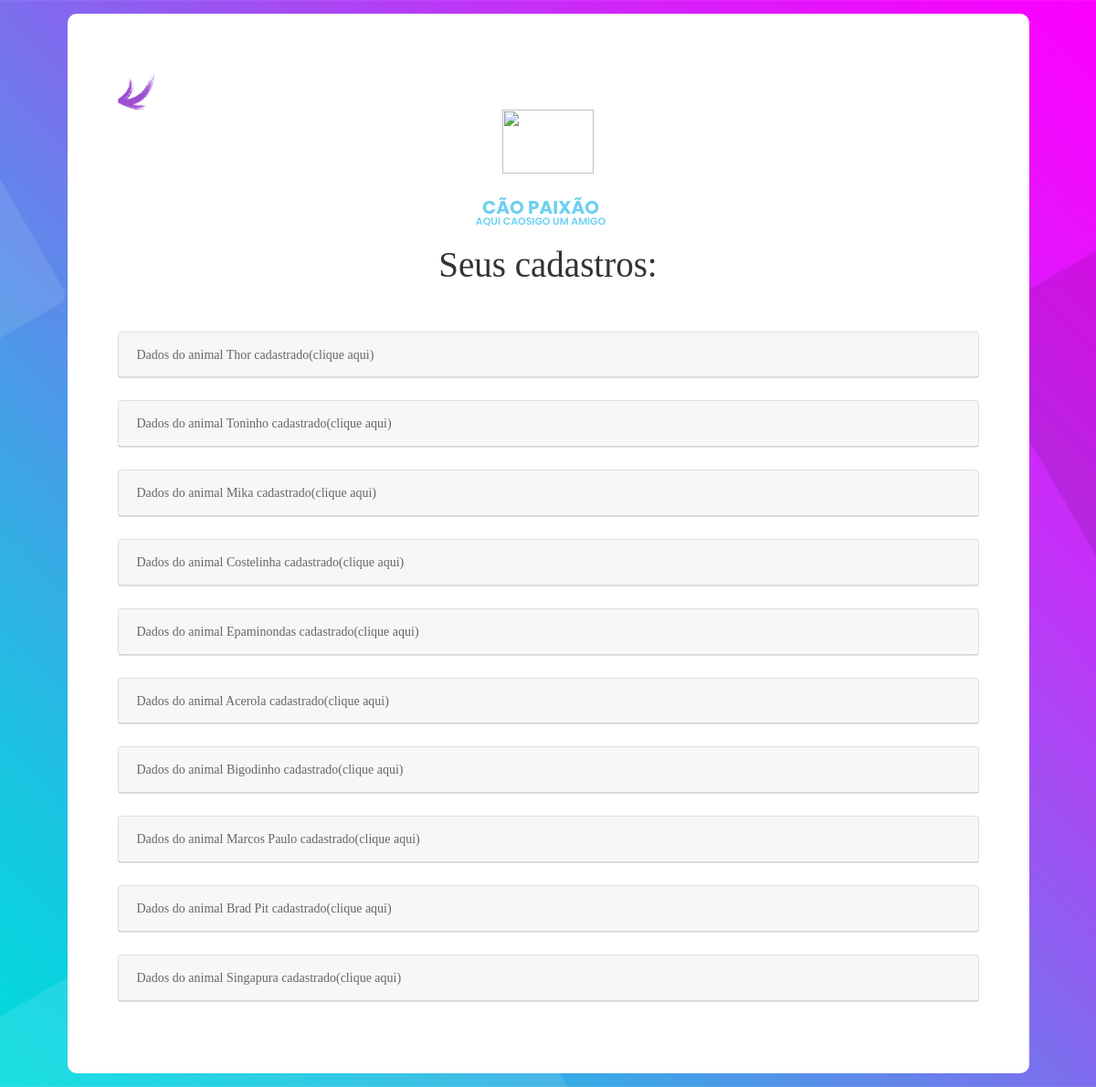
Screenshot of /perfil/seuspets/index.php (signed in) with the database file from the repository.
### tables this page shows
CREATE TABLE `animais` (
  `id_animal` int(11) NOT NULL,
  `nome_animal` varchar(30) DEFAULT NULL,
  `cor` varchar(15) DEFAULT NULL,
  `raca` varchar(25) DEFAULT NULL,
  `idade` varchar(55) DEFAULT NULL,
  `especie` varchar(50) DEFAULT NULL,
  `sexo` varchar(10) DEFAULT NULL,
  `porte` varchar(8) DEFAULT NULL,
  `comentarios` varchar(100) DEFAULT NULL,
  `arquivo` tinytext DEFAULT NULL,
  `datacadastro` text DEFAULT NULL,
  `situacao` int(1) DEFAULT NULL,
  `id_user` int(5) DEFAULT NULL
);

### perfil/seuspets/index.php (the view, shortened to what this page needs)
<?php
	function getAnimal(){
		try{
			include("conexao.php");
			$conn->setAttribute(PDO::ATTR_ERRMODE, PDO::ERRMODE_EXCEPTION);
			$sql = "SELECT * FROM animais WHERE id_user = :id_user";
			$result = $conn->prepare($sql);
			$result->bindValue(":id_user", $_SESSION['sess_id_user']);
			$result->execute();
			if($result->rowCount() >= 1){
				return $result;
			}
		}catch(PDOException $erro){
			echo "Erro ao puxar dados!!!";
		}
	}
	$getAnimal = getAnimal();
?>
<!DOCTYPE html>
<html lang="en">
<head>
	<link rel="stylesheet" href="https://cdnjs.cloudflare.com/ajax/libs/font-awesome/4.7.0/css/font-awesome.min.css">
	<link rel="stylesheet" type="text/css" href="vendor/bootstrap/css/bootstrap.min.css">
	<link rel="stylesheet" type="text/css" href="fonts/font-awesome-4.7.0/css/font-awesome.min.css">
	<link rel="stylesheet" type="text/css" href="fonts/iconic/css/material-design-iconic-font.min.css">
	<link rel="stylesheet" type="text/css" href="vendor/animate/animate.css">
	<link rel="stylesheet" type="text/css" href="vendor/css-hamburgers/hamburgers.min.css">
	<link rel="stylesheet" type="text/css" href="vendor/animsition/css/animsition.min.css">
	<link rel="stylesheet" type="text/css" href="vendor/select2/select2.min.css">
	<link rel="stylesheet" type="text/css" href="vendor/daterangepicker/daterangepicker.css">
	<link rel="stylesheet" type="text/css" href="css/util.css">
	<link rel="stylesheet" type="text/css" href="css/main.css">
	<link rel="stylesheet" href="css/open-iconic-bootstrap.min.css">
	<link rel="stylesheet" href="css/animate.css">
	<link rel="stylesheet" href="css/owl.carousel.min.css">
	<link rel="stylesheet" href="css/owl.theme.default.min.css">
	<link rel="stylesheet" href="css/magnific-popup.css">
	<link rel="stylesheet" href="css/aos.css">
	<link rel="stylesheet" href="css/ionicons.min.css">
	<link rel="stylesheet" href="css/flaticon.css">
	<link rel="stylesheet" href="css/icomoon.css">
</head>
<body>
	<div id="cadastro" class="limiter">
		<div class="container-login100" style="background-image: url('images/bg-01.jpg');">
			<div class="wrap-login100 p-l-55 p-r-55 p-t-65 p-b-54">
					<a href="../index.php"><img src="images/seta.png"
							style="height: 40px;width: 40px; text-align: left;"></a>
					<span class="login100-form-title p-b-20">
						<img width="100px" height="70px" src='images/logo.bmp' style="text-align: center;">
					</span>
					<span class="login100-form-title p-b-10">
						<a class="navbar-brand" href="index.php">Cão Paixão <br><span>Aqui caosigo um amigo</span></a>
					</span>
					<span class="login100-form-title p-b-49" style="text-align: center;">
						Seus cadastros:
					</span>
					<?php
						while ($row = $getAnimal->fetch(PDO::FETCH_ASSOC)){
					?>
					<form class="login100-form validate-form" id="altAnimal<?=$row['id_animal']?>" method="POST" entype="multipart/form-data">
						<div class="card">
							<div class="card-header">
								<a class="collapsed card-link" data-toggle="collapse" href="#animal<?=$row['id_animal']?>">
									Dados do animal <?=$row['nome_animal']?> cadastrado(clique aqui)
								</a>
							</div>
						</div>
						<br>
					</form>
					<?php
					}
					?>
			</div>
		</div>
	</div>
</body>
</html>

### perfil/seuspets/css/main.css (style rules this page uses)
* { margin: 0px; padding: 0px; box-sizing: border-box; }
body, html { height: 100%; font-family: Poppins-Regular, sans-serif; }
a { font-family: Poppins-Regular; font-size: 14px; line-height: 1.7; color: #666666; margin: 0px; transition: all 0.4s; -webkit-transition: all 0.4s; -o-transition: all 0.4s; -moz-transition: all 0.4s; }
.limiter { width: 100%; margin: 0 auto; }
.container-login100 { width: 100%; min-height: 100vh; display: -webkit-box; display: -webkit-flex; display: -moz-box; display: -ms-flexbox; display: flex; flex-wrap: wrap; justify-content: center; align-items: center; padding: 15px; background-repeat: no-repeat; background-position: center; background-size: cover; }
.wrap-login100 { width: 90%; background: #fff; border-radius: 10px; overflow: hidden; }
.login100-form { width: 100%; }
.login100-form-title { display: block; font-family: Poppins-Bold; font-size: 39px; color: #333333; line-height: 1.2; text-align: center; }
.navbar-brand { font-weight: 700; font-size: 20px; font-family: "Poppins", Arial, sans-serif; line-height: 1; text-transform: uppercase; color: #6ed0f0 }
.navbar-brand span { display: block; font-size: 11px; font-weight: 600; text-transform: uppercase; color: #6ed0f0; }

### rows the page displays
animais: nome_animal "Thor"
animais: nome_animal "Toninho"
animais: nome_animal "Mika"
animais: nome_animal "Costelinha"
animais: nome_animal "Epaminondas"
animais: nome_animal "Acerola"
animais: nome_animal "Bigodinho"
animais: nome_animal "Marcos Paulo"
animais: nome_animal "Brad Pit"
animais: nome_animal "Singapura"
